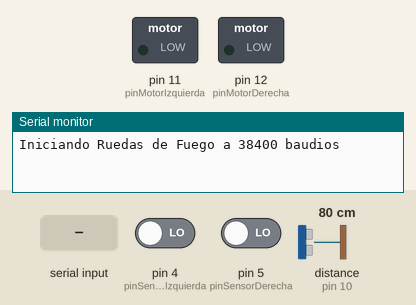
Recording of a sketch running on a simulated Arduino Uno, built with avr-gcc and run on an emulated ATmega328P. Shown: switched loads named in the sketch (green lamp = pin HIGH), the last lines printed to the serial monitor. Dashed ring = blinking. The inputs (shaded band) are chosen by the test bench; at power-on: pin 4 (pinSensorIzquierda) LOW, pin 5 (pinSensorDerecha) LOW, distance to the obstacle (sensor on pin 10) 80 cm. The echo pulse lasts 58.3 µs per cm; pins used as bus, display or sensor lines are not drawn.

Above: at 1.2 s.
1.3 s: "a" received over the second serial link
At 2.2 s:
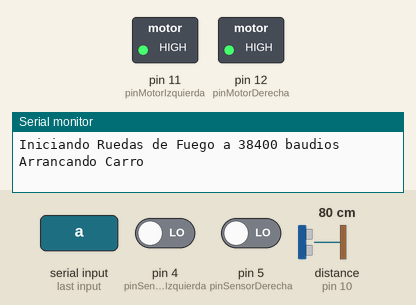
2.8 s: pin 4 (pinSensorIzquierda) driven HIGH
At 3.3 s:
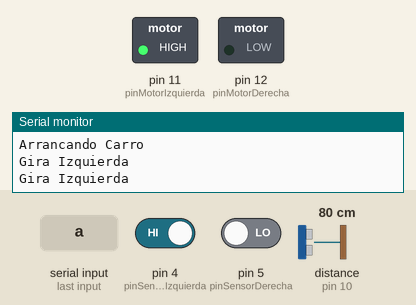
4.4 s: pin 5 (pinSensorDerecha) driven HIGH
At 4.59 s:
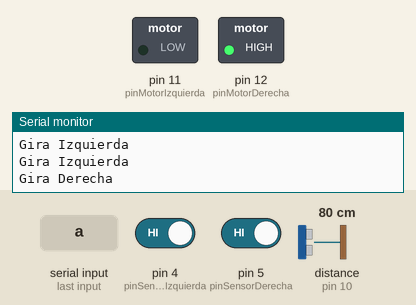
7.4 s: distance to the obstacle (sensor on pin 10) set to 8 cm
10.4 s: distance to the obstacle (sensor on pin 10) set to 5 cm
At 10.48 s:
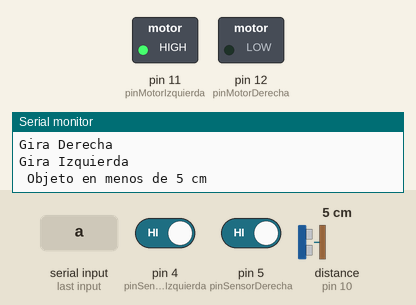
Timing chart, 0 to 13.1 s (numbered marks = the images above; inputs shaded):
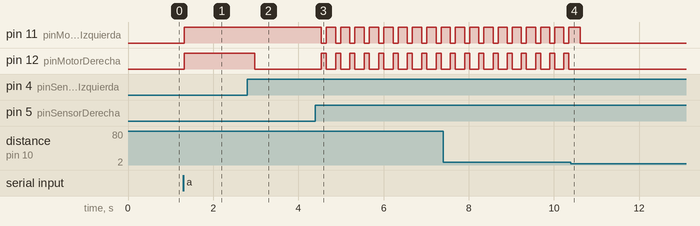

Measured:
- the behaviour switches between 7 and 6 cm on distance to the obstacle (sensor on pin 10) (found by bisection; images 3 and 4)
- after the input at 1.3 s, pin 11 (pinMotorIzquierda), pin 12 (pinMotorDerecha): LOW → HIGH at once
- after the input at 2.8 s, pin 12 (pinMotorDerecha): HIGH → LOW after 0.18 s
- after the input at 4.4 s, pin 11 (pinMotorIzquierda): alternates HIGH for 0.22 s and LOW for 0.12 s, starting after 0.14 s; pin 12 (pinMotorDerecha): alternates HIGH for 0.12 s and LOW for 0.22 s, starting after 0.14 s
- after the input at 10.4 s, pin 12 (pinMotorDerecha): stops changing and stays LOW

The sketch:

proyectoRuedasFuego_2.ino
```cpp
#include <SoftwareSerial.h>
int serialVerbose =0; //1 manda al serial los mensajes mas a detalle

SoftwareSerial configBT(2,3); //RX,TX
int i=0;
int cmd=0;

char entrada[129],salida[129];
//const int pinPowBT=6;
int carritoRun = 0;
int carritoRecto=1;

int pinMotorIzquierda=11;
int pinMotorDerecha=12;

int pinSensorDerecha=5;
int pinSensorIzquierda=4;

#define distanciaMinima 5
#define proximidadTrigPin 9
#define proximidadEchoPin 10


void setup(){


  pinMode(pinMotorIzquierda,OUTPUT);
  pinMode(pinMotorDerecha,OUTPUT);

  pinMode(proximidadTrigPin, OUTPUT);
  pinMode(proximidadEchoPin, INPUT);

  pinMode(pinSensorIzquierda, INPUT);


//Bluetooth Setup
  //pinMode(pinPowBT,OUTPUT);
  //digitalWrite(pinPowBT,HIGH);
  Serial.begin(9600);
  Serial.print("Iniciando Ruedas de Fuego a 38400 baudios\r\n");

  configBT.begin(9600);
  configBT.print("Iniciando Bluetooth");


}
void mantenerRecto(){
  if(carritoRecto == 0){// si el carrito no estaba recto, ponerlo recto
    carritoRecto =1;
  imprimeMensaje("Mantener Recto",1);

  digitalWrite(pinMotorIzquierda,HIGH);
  digitalWrite(pinMotorDerecha,HIGH);
  }
 }
void girarIzquierda(){
  imprimeMensaje("Gira Izquierda",1);

  digitalWrite(pinMotorIzquierda,HIGH);
  digitalWrite(pinMotorDerecha,LOW);
}
void girarDerecha(){
  imprimeMensaje("Gira Derecha",1);

  digitalWrite(pinMotorIzquierda,LOW);
  digitalWrite(pinMotorDerecha,HIGH);
}
void pararCarro(){
  imprimeMensaje("Parando Carro",1);


  carritoRun =0;

  digitalWrite(pinMotorIzquierda,LOW);
  digitalWrite(pinMotorDerecha,LOW);

}
void arrancarCarro(){
  imprimeMensaje("Arrancando Carro",1);
  carritoRun =1;
  digitalWrite(pinMotorIzquierda,HIGH);
  digitalWrite(pinMotorDerecha,HIGH);
}


void recibirComandoBT_pin01(){

  //Setear las variables en Null
  for(i=0;i<129;i++){
    entrada[i]=NULL;
    salida[i]=NULL;
  }
  delay(100);
  if(Serial.available()){
      cmd=1;
  }
  if(cmd==1){
  cmd=0;
   for(i=0;Serial.available();i++){
      if(i==0) delay(100);
      entrada[i]=Serial.read();
    }
  imprimeMensaje(entrada,0);


  }


}
void recibirComandoBT(){
   //imprimeMensaje("Esperando comando BT",0);

  //configBT.print("mensaje a bluetooth");

  for(i=0;configBT.available();i++){
    salida[i]=configBT.read();
  }

  if(salida[0]!=NULL)
  {
      //imprimeMensaje(salida,1);
       if(String(salida)=="p"){
        imprimeMensaje("-------------Parando-------------",0);
          pararCarro();
        }
        if(String(salida)=="a"){
          imprimeMensaje("-------------Avanzando-------------",0);
          arrancarCarro();
        }
      salida[0]=NULL;
  }


}
int objetoEnfrente(){
  long duration, distance;
  int returnme=1; // el valor default es 1 por que si no podemos sensar hay que parar el carro
    imprimeMensaje("Checando proximidad",0);
    digitalWrite(proximidadTrigPin, LOW);
    delayMicroseconds(2);
    digitalWrite(proximidadTrigPin, HIGH);
    delayMicroseconds(10);   //PENDIENTE: quitar y probar funcionamiento del sensor
    digitalWrite(proximidadTrigPin, LOW);
    duration = pulseIn(proximidadEchoPin, HIGH);
    distance = (duration/2) / 29.1;
    imprimeMensaje(String(distance),0);


 if ( distance <= distanciaMinima){

      imprimeMensaje(" Objeto en menos de 5 cm",1);
       imprimeMensaje(String(distance),1);
      returnme= 1;
    }
    else {
        returnme= 0;
      }

    delay(100); //PENDIENTE: quitar y probar funcionamiento del sensor
  return returnme;

}
void imprimeMensaje(String mensaje ,int level){//level =0 muestra si verbose=1, level =1 siempre muestra
 if(serialVerbose==1 || level==1){
      Serial.println(mensaje);
      configBT.println(mensaje);
    }

}
void loop(){
  start:
  //carritoRun=1;//debug
  recibirComandoBT();
  int tempDelay = 100;


  if(carritoRun==1){
    imprimeMensaje("pinSensorIzquierda",0);

    imprimeMensaje(String(digitalRead(pinSensorIzquierda)),0);
    imprimeMensaje("pinSensorDerecha",0);

    imprimeMensaje(String(digitalRead(pinSensorDerecha)),0);

    if( digitalRead(pinSensorIzquierda)==0 && digitalRead(pinSensorDerecha)==0)//si ninguno detecta la linea mantener recto{
    {
      mantenerRecto();
      delay(tempDelay);

    }
    else{
    carritoRecto =0;
      if(digitalRead(pinSensorDerecha)==1)//si el sensor derecho detecta la linea girar a la derecha
      {
        girarDerecha();
        delay(tempDelay);
      }

      if(digitalRead(pinSensorIzquierda)==1)//si el sensor izquierdo detecta la linea girar a la izquierda
      {

        girarIzquierda();
        delay(tempDelay);
      }
    }

    if(objetoEnfrente()==1)//si el sensor de proximidad detecta una posible colision, parar el carro
    {
        imprimeMensaje("Objeto Enfrente",1);

          pararCarro();
    }


  }


}
```
